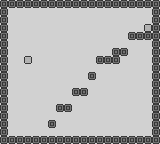

This is a level from a 2D game, rendered from its Tiled map with the project's own tilesets. A one-line summary and the map file follow, with tile-layer data summarised:
An orthogonal 20x18 tile map with 8x8 px tiles, 3 tile layers (wall, platform, portal), 1 hidden layer not drawn and 1 object (spawn).

<map version="1.0" orientation="orthogonal" renderorder="right-down" width="20" height="18" tilewidth="8" tileheight="8" backgroundcolor="#d1d1d1" nextobjectid="8">
 <tileset firstgid="1" name="simple_8x8_tiles" tilewidth="8" tileheight="8" tilecount="4" columns="2">
  <image source="simple_8x8_tiles.png" width="16" height="16" />
 </tileset>
 <layer name="wall" width="20" height="18">
  <properties>
   <property name="collidable" value="true" />
  </properties>
  <data>[360 cells, 72 non-empty, 1 distinct tile ids]</data>
 </layer>
 <layer name="platform" width="20" height="18">
  <properties>
   <property name="collidable" value="true" />
  </properties>
  <data>[360 cells, 14 non-empty, 1 distinct tile ids]</data>
 </layer>
 <layer name="portal" width="20" height="18">
  <data>[360 cells, 2 non-empty, 1 distinct tile ids]</data>
 </layer>
 <layer name="collision" width="20" height="18" visible="0" opacity="0.5">
  <data>[360 cells, 86 non-empty, 1 distinct tile ids]</data>
 </layer>
 <objectgroup color="#29a450" name="markers">
  <object id="7" name="spawn" type="spawn" x="26" y="130" width="4" height="4">
   <ellipse />
  </object>
 </objectgroup>
</map>